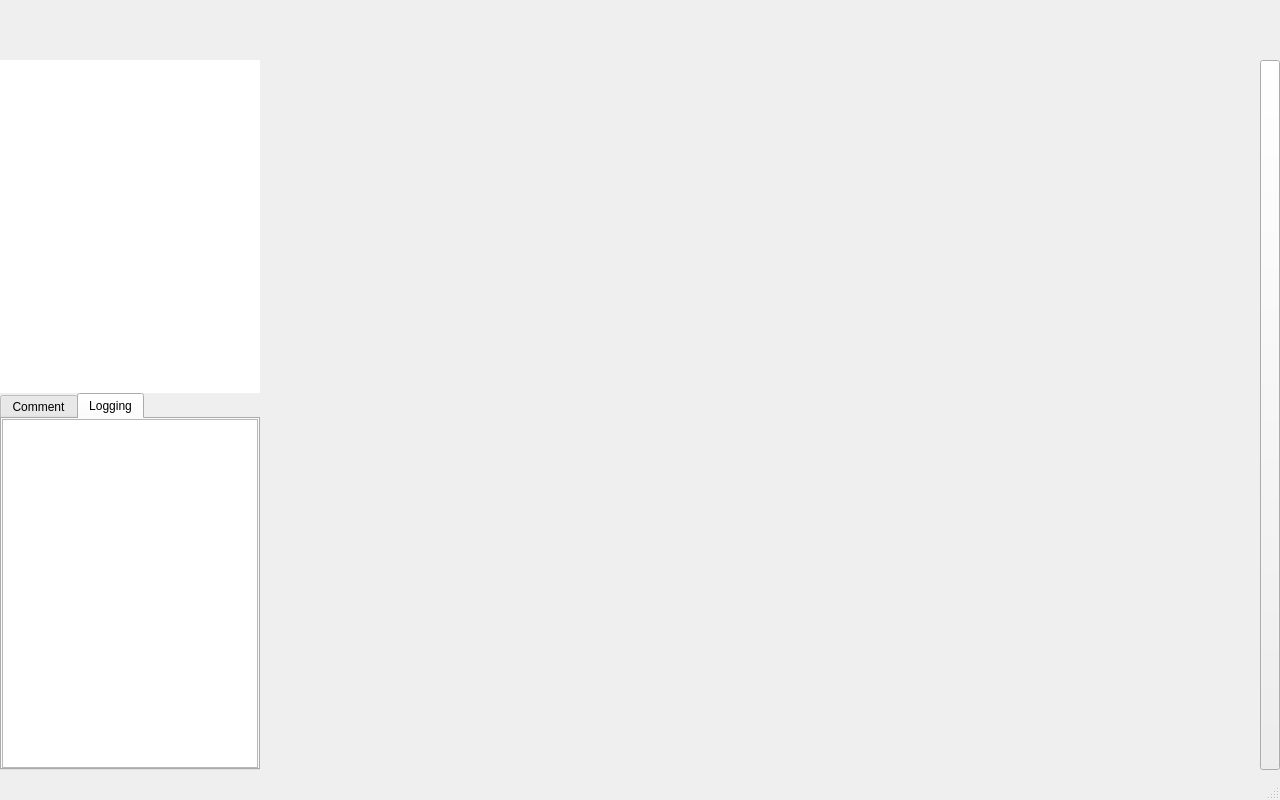
<?xml version="1.0" encoding="UTF-8"?>
<ui version="4.0">
 <class>MainGui</class>
 <widget class="QMainWindow" name="MainGui">
  <property name="geometry">
   <rect>
    <x>0</x>
    <y>0</y>
    <width>1280</width>
    <height>800</height>
   </rect>
  </property>
  <property name="sizePolicy">
   <sizepolicy hsizetype="MinimumExpanding" vsizetype="MinimumExpanding">
    <horstretch>0</horstretch>
    <verstretch>0</verstretch>
   </sizepolicy>
  </property>
  <property name="minimumSize">
   <size>
    <width>1280</width>
    <height>800</height>
   </size>
  </property>
  <property name="windowTitle">
   <string>Matisse 3</string>
  </property>
  <property name="windowIcon">
   <iconset>
    <normaloff>:/png/ifremer-grand.png</normaloff>:/png/ifremer-grand.png</iconset>
  </property>
  <property name="animated">
   <bool>false</bool>
  </property>
  <widget class="QWidget" name="centralwidget">
   <layout class="QVBoxLayout" name="verticalLayout">
    <property name="spacing">
     <number>0</number>
    </property>
    <property name="leftMargin">
     <number>0</number>
    </property>
    <property name="topMargin">
     <number>0</number>
    </property>
    <property name="rightMargin">
     <number>0</number>
    </property>
    <property name="bottomMargin">
     <number>0</number>
    </property>
    <item>
     <widget class="MainControllBar" name="_MCB_controllBar">
      <property name="sizePolicy">
       <sizepolicy hsizetype="Expanding" vsizetype="Fixed">
        <horstretch>0</horstretch>
        <verstretch>0</verstretch>
       </sizepolicy>
      </property>
      <property name="minimumSize">
       <size>
        <width>300</width>
        <height>60</height>
       </size>
      </property>
      <property name="maximumSize">
       <size>
        <width>16777215</width>
        <height>16777215</height>
       </size>
      </property>
      <property name="frameShape">
       <enum>QFrame::NoFrame</enum>
      </property>
      <property name="frameShadow">
       <enum>QFrame::Raised</enum>
      </property>
      <property name="lineWidth">
       <number>0</number>
      </property>
     </widget>
    </item>
    <item>
     <layout class="QHBoxLayout" name="_HLAY_mapCreationView">
      <property name="spacing">
       <number>0</number>
      </property>
      <item>
       <widget class="QSplitter" name="_SPLIT_leftMenu">
        <property name="enabled">
         <bool>true</bool>
        </property>
        <property name="sizePolicy">
         <sizepolicy hsizetype="Fixed" vsizetype="Expanding">
          <horstretch>0</horstretch>
          <verstretch>0</verstretch>
         </sizepolicy>
        </property>
        <property name="minimumSize">
         <size>
          <width>0</width>
          <height>678</height>
         </size>
        </property>
        <property name="maximumSize">
         <size>
          <width>16777215</width>
          <height>16777215</height>
         </size>
        </property>
        <property name="lineWidth">
         <number>0</number>
        </property>
        <property name="orientation">
         <enum>Qt::Vertical</enum>
        </property>
        <property name="handleWidth">
         <number>0</number>
        </property>
        <property name="childrenCollapsible">
         <bool>false</bool>
        </property>
        <widget class="QWidget" name="verticalLayoutWidget">
         <layout class="QVBoxLayout" name="verticalLayout_4">
          <property name="spacing">
           <number>0</number>
          </property>
          <property name="topMargin">
           <number>0</number>
          </property>
          <item>
           <widget class="QTreeWidget" name="_TRW_assemblies">
            <property name="sizePolicy">
             <sizepolicy hsizetype="Expanding" vsizetype="Expanding">
              <horstretch>0</horstretch>
              <verstretch>0</verstretch>
             </sizepolicy>
            </property>
            <property name="minimumSize">
             <size>
              <width>0</width>
              <height>200</height>
             </size>
            </property>
            <property name="maximumSize">
             <size>
              <width>16777215</width>
              <height>16777215</height>
             </size>
            </property>
            <property name="autoFillBackground">
             <bool>true</bool>
            </property>
            <property name="frameShape">
             <enum>QFrame::NoFrame</enum>
            </property>
            <property name="lineWidth">
             <number>0</number>
            </property>
            <property name="horizontalScrollBarPolicy">
             <enum>Qt::ScrollBarAlwaysOff</enum>
            </property>
            <property name="autoScroll">
             <bool>true</bool>
            </property>
            <property name="dragEnabled">
             <bool>true</bool>
            </property>
            <property name="dragDropMode">
             <enum>QAbstractItemView::DragOnly</enum>
            </property>
            <property name="defaultDropAction">
             <enum>Qt::LinkAction</enum>
            </property>
            <property name="alternatingRowColors">
             <bool>true</bool>
            </property>
            <property name="selectionMode">
             <enum>QAbstractItemView::SingleSelection</enum>
            </property>
            <property name="selectionBehavior">
             <enum>QAbstractItemView::SelectRows</enum>
            </property>
            <property name="iconSize">
             <size>
              <width>10</width>
              <height>10</height>
             </size>
            </property>
            <property name="horizontalScrollMode">
             <enum>QAbstractItemView::ScrollPerPixel</enum>
            </property>
            <property name="indentation">
             <number>20</number>
            </property>
            <property name="uniformRowHeights">
             <bool>true</bool>
            </property>
            <property name="itemsExpandable">
             <bool>true</bool>
            </property>
            <property name="headerHidden">
             <bool>true</bool>
            </property>
            <property name="columnCount">
             <number>1</number>
            </property>
            <attribute name="headerVisible">
             <bool>false</bool>
            </attribute>
            <attribute name="headerMinimumSectionSize">
             <number>100</number>
            </attribute>
            <column>
             <property name="text">
              <string notr="true">1</string>
             </property>
            </column>
           </widget>
          </item>
         </layout>
        </widget>
        <widget class="QStackedWidget" name="_SW_helperTabSets">
         <property name="sizePolicy">
          <sizepolicy hsizetype="Expanding" vsizetype="Expanding">
           <horstretch>0</horstretch>
           <verstretch>0</verstretch>
          </sizepolicy>
         </property>
         <property name="minimumSize">
          <size>
           <width>0</width>
           <height>200</height>
          </size>
         </property>
         <property name="maximumSize">
          <size>
           <width>16777215</width>
           <height>16777215</height>
          </size>
         </property>
         <property name="lineWidth">
          <number>0</number>
         </property>
         <property name="currentIndex">
          <number>0</number>
         </property>
         <widget class="QWidget" name="_WID_mapViewTabSet">
          <property name="sizePolicy">
           <sizepolicy hsizetype="Expanding" vsizetype="Expanding">
            <horstretch>0</horstretch>
            <verstretch>0</verstretch>
           </sizepolicy>
          </property>
          <property name="minimumSize">
           <size>
            <width>0</width>
            <height>200</height>
           </size>
          </property>
          <property name="maximumSize">
           <size>
            <width>16777215</width>
            <height>16777215</height>
           </size>
          </property>
          <layout class="QGridLayout" name="gridLayout_9">
           <property name="leftMargin">
            <number>0</number>
           </property>
           <property name="topMargin">
            <number>0</number>
           </property>
           <property name="rightMargin">
            <number>0</number>
           </property>
           <property name="bottomMargin">
            <number>0</number>
           </property>
           <property name="spacing">
            <number>0</number>
           </property>
           <item row="0" column="0">
            <widget class="MatisseTabWidget" name="_TW_infoTabs">
             <property name="enabled">
              <bool>true</bool>
             </property>
             <property name="sizePolicy">
              <sizepolicy hsizetype="Expanding" vsizetype="Expanding">
               <horstretch>0</horstretch>
               <verstretch>0</verstretch>
              </sizepolicy>
             </property>
             <property name="minimumSize">
              <size>
               <width>0</width>
               <height>200</height>
              </size>
             </property>
             <property name="maximumSize">
              <size>
               <width>16777215</width>
               <height>16777215</height>
              </size>
             </property>
             <property name="currentIndex">
              <number>1</number>
             </property>
             <property name="elideMode">
              <enum>Qt::ElideNone</enum>
             </property>
             <property name="tabBarAutoHide">
              <bool>false</bool>
             </property>
             <widget class="QWidget" name="_TABW_properties">
              <property name="sizePolicy">
               <sizepolicy hsizetype="Expanding" vsizetype="Expanding">
                <horstretch>0</horstretch>
                <verstretch>0</verstretch>
               </sizepolicy>
              </property>
              <property name="minimumSize">
               <size>
                <width>0</width>
                <height>150</height>
               </size>
              </property>
              <property name="maximumSize">
               <size>
                <width>16777215</width>
                <height>16777215</height>
               </size>
              </property>
              <attribute name="title">
               <string>Comment</string>
              </attribute>
              <layout class="QGridLayout" name="gridLayout_3">
               <property name="leftMargin">
                <number>0</number>
               </property>
               <property name="topMargin">
                <number>0</number>
               </property>
               <property name="rightMargin">
                <number>0</number>
               </property>
               <property name="bottomMargin">
                <number>0</number>
               </property>
               <property name="spacing">
                <number>0</number>
               </property>
               <item row="0" column="0">
                <widget class="QTreeWidget" name="_TRW_assemblyInfo">
                 <property name="sizePolicy">
                  <sizepolicy hsizetype="Expanding" vsizetype="Expanding">
                   <horstretch>0</horstretch>
                   <verstretch>0</verstretch>
                  </sizepolicy>
                 </property>
                 <property name="minimumSize">
                  <size>
                   <width>0</width>
                   <height>150</height>
                  </size>
                 </property>
                 <property name="maximumSize">
                  <size>
                   <width>16777215</width>
                   <height>16777215</height>
                  </size>
                 </property>
                 <property name="frameShape">
                  <enum>QFrame::NoFrame</enum>
                 </property>
                 <property name="lineWidth">
                  <number>0</number>
                 </property>
                 <property name="horizontalScrollBarPolicy">
                  <enum>Qt::ScrollBarAlwaysOff</enum>
                 </property>
                 <property name="autoScroll">
                  <bool>false</bool>
                 </property>
                 <property name="autoScrollMargin">
                  <number>0</number>
                 </property>
                 <property name="alternatingRowColors">
                  <bool>true</bool>
                 </property>
                 <property name="selectionMode">
                  <enum>QAbstractItemView::NoSelection</enum>
                 </property>
                 <property name="indentation">
                  <number>0</number>
                 </property>
                 <property name="wordWrap">
                  <bool>true</bool>
                 </property>
                 <property name="columnCount">
                  <number>2</number>
                 </property>
                 <attribute name="headerVisible">
                  <bool>false</bool>
                 </attribute>
                 <attribute name="headerMinimumSectionSize">
                  <number>100</number>
                 </attribute>
                 <attribute name="headerDefaultSectionSize">
                  <number>100</number>
                 </attribute>
                 <column>
                  <property name="text">
                   <string notr="true">Champ</string>
                  </property>
                 </column>
                 <column>
                  <property name="text">
                   <string>Valeur</string>
                  </property>
                 </column>
                </widget>
               </item>
              </layout>
             </widget>
             <widget class="QWidget" name="_TABW_logger">
              <property name="sizePolicy">
               <sizepolicy hsizetype="Expanding" vsizetype="Expanding">
                <horstretch>0</horstretch>
                <verstretch>0</verstretch>
               </sizepolicy>
              </property>
              <property name="minimumSize">
               <size>
                <width>0</width>
                <height>150</height>
               </size>
              </property>
              <property name="maximumSize">
               <size>
                <width>16777215</width>
                <height>16777215</height>
               </size>
              </property>
              <attribute name="title">
               <string>Logging</string>
              </attribute>
              <layout class="QGridLayout" name="gridLayout_7">
               <property name="leftMargin">
                <number>0</number>
               </property>
               <property name="topMargin">
                <number>0</number>
               </property>
               <property name="rightMargin">
                <number>0</number>
               </property>
               <property name="bottomMargin">
                <number>0</number>
               </property>
               <property name="spacing">
                <number>0</number>
               </property>
               <item row="0" column="0">
                <widget class="QTextEdit" name="_QTE_loggingText">
                 <property name="html">
                  <string>&lt;!DOCTYPE HTML PUBLIC &quot;-//W3C//DTD HTML 4.0//EN&quot; &quot;http://www.w3.org/TR/REC-html40/strict.dtd&quot;&gt;
&lt;html&gt;&lt;head&gt;&lt;meta name=&quot;qrichtext&quot; content=&quot;1&quot; /&gt;&lt;style type=&quot;text/css&quot;&gt;
p, li { white-space: pre-wrap; }
&lt;/style&gt;&lt;/head&gt;&lt;body style=&quot; font-family:'Ubuntu'; font-size:11pt; font-weight:400; font-style:normal;&quot;&gt;
&lt;p style=&quot;-qt-paragraph-type:empty; margin-top:0px; margin-bottom:0px; margin-left:0px; margin-right:0px; -qt-block-indent:0; text-indent:0px; font-family:'MS Shell Dlg 2'; font-size:8.25pt;&quot;&gt;&lt;br /&gt;&lt;/p&gt;&lt;/body&gt;&lt;/html&gt;</string>
                 </property>
                </widget>
               </item>
              </layout>
             </widget>
            </widget>
           </item>
          </layout>
         </widget>
         <widget class="QWidget" name="_WID_creationViewTabSet">
          <property name="sizePolicy">
           <sizepolicy hsizetype="Expanding" vsizetype="Expanding">
            <horstretch>0</horstretch>
            <verstretch>0</verstretch>
           </sizepolicy>
          </property>
          <property name="minimumSize">
           <size>
            <width>0</width>
            <height>200</height>
           </size>
          </property>
          <property name="maximumSize">
           <size>
            <width>16777215</width>
            <height>16777215</height>
           </size>
          </property>
          <layout class="QGridLayout" name="gridLayout_8">
           <property name="leftMargin">
            <number>0</number>
           </property>
           <property name="topMargin">
            <number>0</number>
           </property>
           <property name="rightMargin">
            <number>0</number>
           </property>
           <property name="bottomMargin">
            <number>0</number>
           </property>
           <property name="spacing">
            <number>0</number>
           </property>
           <item row="0" column="0">
            <widget class="MatisseTabWidget" name="_TW_creationViewTabs">
             <property name="sizePolicy">
              <sizepolicy hsizetype="Expanding" vsizetype="Expanding">
               <horstretch>0</horstretch>
               <verstretch>0</verstretch>
              </sizepolicy>
             </property>
             <property name="minimumSize">
              <size>
               <width>0</width>
               <height>200</height>
              </size>
             </property>
             <property name="maximumSize">
              <size>
               <width>16777215</width>
               <height>16777215</height>
              </size>
             </property>
             <property name="currentIndex">
              <number>2</number>
             </property>
             <property name="elideMode">
              <enum>Qt::ElideNone</enum>
             </property>
             <widget class="QWidget" name="_TABW_inputs">
              <property name="sizePolicy">
               <sizepolicy hsizetype="Expanding" vsizetype="Expanding">
                <horstretch>0</horstretch>
                <verstretch>0</verstretch>
               </sizepolicy>
              </property>
              <property name="minimumSize">
               <size>
                <width>0</width>
                <height>150</height>
               </size>
              </property>
              <property name="maximumSize">
               <size>
                <width>16777215</width>
                <height>16777215</height>
               </size>
              </property>
              <attribute name="title">
               <string>Sources</string>
              </attribute>
              <layout class="QGridLayout" name="gridLayout_4">
               <property name="leftMargin">
                <number>0</number>
               </property>
               <property name="topMargin">
                <number>5</number>
               </property>
               <property name="rightMargin">
                <number>0</number>
               </property>
               <property name="bottomMargin">
                <number>0</number>
               </property>
               <property name="spacing">
                <number>0</number>
               </property>
               <item row="0" column="0">
                <widget class="QListWidget" name="_LW_inputs">
                 <property name="sizePolicy">
                  <sizepolicy hsizetype="Expanding" vsizetype="Expanding">
                   <horstretch>0</horstretch>
                   <verstretch>0</verstretch>
                  </sizepolicy>
                 </property>
                 <property name="minimumSize">
                  <size>
                   <width>0</width>
                   <height>150</height>
                  </size>
                 </property>
                 <property name="maximumSize">
                  <size>
                   <width>16777215</width>
                   <height>16777215</height>
                  </size>
                 </property>
                 <property name="frameShape">
                  <enum>QFrame::NoFrame</enum>
                 </property>
                 <property name="lineWidth">
                  <number>0</number>
                 </property>
                 <property name="dragDropMode">
                  <enum>QAbstractItemView::DragOnly</enum>
                 </property>
                 <property name="defaultDropAction">
                  <enum>Qt::CopyAction</enum>
                 </property>
                 <property name="alternatingRowColors">
                  <bool>true</bool>
                 </property>
                 <property name="selectionBehavior">
                  <enum>QAbstractItemView::SelectRows</enum>
                 </property>
                 <property name="iconSize">
                  <size>
                   <width>50</width>
                   <height>60</height>
                  </size>
                 </property>
                 <property name="gridSize">
                  <size>
                   <width>0</width>
                   <height>60</height>
                  </size>
                 </property>
                 <property name="uniformItemSizes">
                  <bool>true</bool>
                 </property>
                 <property name="selectionRectVisible">
                  <bool>true</bool>
                 </property>
                </widget>
               </item>
              </layout>
             </widget>
             <widget class="QWidget" name="_TABW_processors">
              <property name="sizePolicy">
               <sizepolicy hsizetype="Expanding" vsizetype="Expanding">
                <horstretch>0</horstretch>
                <verstretch>0</verstretch>
               </sizepolicy>
              </property>
              <property name="minimumSize">
               <size>
                <width>0</width>
                <height>150</height>
               </size>
              </property>
              <property name="maximumSize">
               <size>
                <width>16777215</width>
                <height>16777215</height>
               </size>
              </property>
              <attribute name="title">
               <string>Processors</string>
              </attribute>
              <layout class="QGridLayout" name="gridLayout_5">
               <property name="leftMargin">
                <number>0</number>
               </property>
               <property name="topMargin">
                <number>5</number>
               </property>
               <property name="rightMargin">
                <number>0</number>
               </property>
               <property name="bottomMargin">
                <number>0</number>
               </property>
               <property name="spacing">
                <number>0</number>
               </property>
               <item row="0" column="0">
                <widget class="QListWidget" name="_LW_processors">
                 <property name="sizePolicy">
                  <sizepolicy hsizetype="Expanding" vsizetype="Expanding">
                   <horstretch>0</horstretch>
                   <verstretch>0</verstretch>
                  </sizepolicy>
                 </property>
                 <property name="minimumSize">
                  <size>
                   <width>0</width>
                   <height>150</height>
                  </size>
                 </property>
                 <property name="maximumSize">
                  <size>
                   <width>16777215</width>
                   <height>16777215</height>
                  </size>
                 </property>
                 <property name="frameShape">
                  <enum>QFrame::NoFrame</enum>
                 </property>
                 <property name="lineWidth">
                  <number>0</number>
                 </property>
                 <property name="dragDropMode">
                  <enum>QAbstractItemView::DragOnly</enum>
                 </property>
                 <property name="defaultDropAction">
                  <enum>Qt::CopyAction</enum>
                 </property>
                 <property name="alternatingRowColors">
                  <bool>true</bool>
                 </property>
                 <property name="selectionBehavior">
                  <enum>QAbstractItemView::SelectRows</enum>
                 </property>
                 <property name="iconSize">
                  <size>
                   <width>50</width>
                   <height>60</height>
                  </size>
                 </property>
                 <property name="gridSize">
                  <size>
                   <width>0</width>
                   <height>60</height>
                  </size>
                 </property>
                 <property name="uniformItemSizes">
                  <bool>true</bool>
                 </property>
                 <property name="selectionRectVisible">
                  <bool>true</bool>
                 </property>
                </widget>
               </item>
              </layout>
             </widget>
             <widget class="QWidget" name="_TABW_outputs">
              <property name="sizePolicy">
               <sizepolicy hsizetype="Expanding" vsizetype="Expanding">
                <horstretch>0</horstretch>
                <verstretch>0</verstretch>
               </sizepolicy>
              </property>
              <property name="minimumSize">
               <size>
                <width>0</width>
                <height>150</height>
               </size>
              </property>
              <property name="maximumSize">
               <size>
                <width>16777215</width>
                <height>16777215</height>
               </size>
              </property>
              <attribute name="title">
               <string>Destinations</string>
              </attribute>
              <layout class="QGridLayout" name="gridLayout_6">
               <property name="leftMargin">
                <number>0</number>
               </property>
               <property name="topMargin">
                <number>5</number>
               </property>
               <property name="rightMargin">
                <number>0</number>
               </property>
               <property name="bottomMargin">
                <number>0</number>
               </property>
               <property name="spacing">
                <number>0</number>
               </property>
               <item row="0" column="0">
                <widget class="QListWidget" name="_LW_outputs">
                 <property name="minimumSize">
                  <size>
                   <width>0</width>
                   <height>150</height>
                  </size>
                 </property>
                 <property name="maximumSize">
                  <size>
                   <width>16777215</width>
                   <height>16777215</height>
                  </size>
                 </property>
                 <property name="frameShape">
                  <enum>QFrame::NoFrame</enum>
                 </property>
                 <property name="lineWidth">
                  <number>0</number>
                 </property>
                 <property name="dragDropMode">
                  <enum>QAbstractItemView::DragOnly</enum>
                 </property>
                 <property name="defaultDropAction">
                  <enum>Qt::CopyAction</enum>
                 </property>
                 <property name="alternatingRowColors">
                  <bool>true</bool>
                 </property>
                 <property name="selectionBehavior">
                  <enum>QAbstractItemView::SelectRows</enum>
                 </property>
                 <property name="iconSize">
                  <size>
                   <width>50</width>
                   <height>60</height>
                  </size>
                 </property>
                 <property name="gridSize">
                  <size>
                   <width>0</width>
                   <height>60</height>
                  </size>
                 </property>
                 <property name="uniformItemSizes">
                  <bool>true</bool>
                 </property>
                 <property name="selectionRectVisible">
                  <bool>true</bool>
                 </property>
                </widget>
               </item>
              </layout>
             </widget>
            </widget>
           </item>
          </layout>
         </widget>
        </widget>
       </widget>
      </item>
      <item>
       <widget class="QWidget" name="_WID_workViewContainer" native="true">
        <property name="sizePolicy">
         <sizepolicy hsizetype="Expanding" vsizetype="Expanding">
          <horstretch>0</horstretch>
          <verstretch>0</verstretch>
         </sizepolicy>
        </property>
        <layout class="QGridLayout" name="gridLayout_2">
         <property name="leftMargin">
          <number>0</number>
         </property>
         <property name="topMargin">
          <number>0</number>
         </property>
         <property name="rightMargin">
          <number>0</number>
         </property>
         <property name="bottomMargin">
          <number>0</number>
         </property>
         <property name="spacing">
          <number>0</number>
         </property>
         <item row="0" column="0">
          <widget class="QStackedWidget" name="_SW_viewStack">
           <property name="sizePolicy">
            <sizepolicy hsizetype="Expanding" vsizetype="Expanding">
             <horstretch>100</horstretch>
             <verstretch>100</verstretch>
            </sizepolicy>
           </property>
           <property name="minimumSize">
            <size>
             <width>580</width>
             <height>710</height>
            </size>
           </property>
           <property name="sizeIncrement">
            <size>
             <width>0</width>
             <height>0</height>
            </size>
           </property>
           <property name="baseSize">
            <size>
             <width>0</width>
             <height>0</height>
            </size>
           </property>
           <property name="lineWidth">
            <number>0</number>
           </property>
           <property name="currentIndex">
            <number>0</number>
           </property>
           <widget class="DataViewer" name="_WID_mapViewSceneContainer">
            <property name="sizePolicy">
             <sizepolicy hsizetype="Expanding" vsizetype="Expanding">
              <horstretch>0</horstretch>
              <verstretch>0</verstretch>
             </sizepolicy>
            </property>
            <property name="minimumSize">
             <size>
              <width>580</width>
              <height>710</height>
             </size>
            </property>
           </widget>
           <widget class="MatisseServer::AssemblyEditor" name="_WID_creationSceneContainer">
            <property name="sizePolicy">
             <sizepolicy hsizetype="Expanding" vsizetype="Expanding">
              <horstretch>0</horstretch>
              <verstretch>0</verstretch>
             </sizepolicy>
            </property>
            <property name="minimumSize">
             <size>
              <width>580</width>
              <height>710</height>
             </size>
            </property>
           </widget>
          </widget>
         </item>
        </layout>
       </widget>
      </item>
      <item>
       <widget class="QScrollArea" name="_SCA_parametersDock">
        <property name="sizePolicy">
         <sizepolicy hsizetype="Fixed" vsizetype="Expanding">
          <horstretch>0</horstretch>
          <verstretch>0</verstretch>
         </sizepolicy>
        </property>
        <property name="minimumSize">
         <size>
          <width>400</width>
          <height>0</height>
         </size>
        </property>
        <property name="frameShape">
         <enum>QFrame::NoFrame</enum>
        </property>
        <property name="lineWidth">
         <number>0</number>
        </property>
        <property name="widgetResizable">
         <bool>true</bool>
        </property>
        <widget class="QWidget" name="scrollAreaWidgetContents">
         <property name="geometry">
          <rect>
           <x>0</x>
           <y>0</y>
           <width>400</width>
           <height>708</height>
          </rect>
         </property>
        </widget>
       </widget>
      </item>
      <item>
       <widget class="MatisseServer::ParametersFoldButton" name="_PB_parameterFold">
        <property name="sizePolicy">
         <sizepolicy hsizetype="Fixed" vsizetype="Expanding">
          <horstretch>0</horstretch>
          <verstretch>0</verstretch>
         </sizepolicy>
        </property>
        <property name="minimumSize">
         <size>
          <width>20</width>
          <height>0</height>
         </size>
        </property>
        <property name="maximumSize">
         <size>
          <width>20</width>
          <height>16777215</height>
         </size>
        </property>
        <property name="toolTip">
         <string>Deplier la fenetre de parametrage</string>
        </property>
        <property name="text">
         <string/>
        </property>
        <property name="icon">
         <iconset>
          <normaloff>:/qss_icons/icons/Roue.svg</normaloff>:/qss_icons/icons/Roue.svg</iconset>
        </property>
       </widget>
      </item>
     </layout>
    </item>
   </layout>
  </widget>
  <widget class="QStatusBar" name="statusbar">
   <property name="sizePolicy">
    <sizepolicy hsizetype="Expanding" vsizetype="Fixed">
     <horstretch>0</horstretch>
     <verstretch>0</verstretch>
    </sizepolicy>
   </property>
   <property name="minimumSize">
    <size>
     <width>1280</width>
     <height>30</height>
    </size>
   </property>
   <property name="maximumSize">
    <size>
     <width>16777215</width>
     <height>30</height>
    </size>
   </property>
   <property name="layoutDirection">
    <enum>Qt::LeftToRight</enum>
   </property>
  </widget>
 </widget>
 <customwidgets>
  <customwidget>
   <class>DataViewer</class>
   <extends>QWidget</extends>
   <header>data_viewer.h</header>
  </customwidget>
  <customwidget>
   <class>MainControllBar</class>
   <extends>QFrame</extends>
   <header>main_controll_bar.h</header>
   <container>1</container>
  </customwidget>
  <customwidget>
   <class>MatisseTabWidget</class>
   <extends>QTabWidget</extends>
   <header>matisse_tab_widget.h</header>
   <container>1</container>
  </customwidget>
  <customwidget>
   <class>MatisseServer::AssemblyEditor</class>
   <extends>QWidget</extends>
   <header>assembly_editor.h</header>
   <container>1</container>
  </customwidget>
  <customwidget>
   <class>MatisseServer::ParametersFoldButton</class>
   <extends>QPushButton</extends>
   <header>parameters_fold_button.h</header>
  </customwidget>
 </customwidgets>
 <resources>
  <include location="../icons.qrc"/>
  <include location="../resources/resources.qrc"/>
 </resources>
 <connections/>
</ui>
